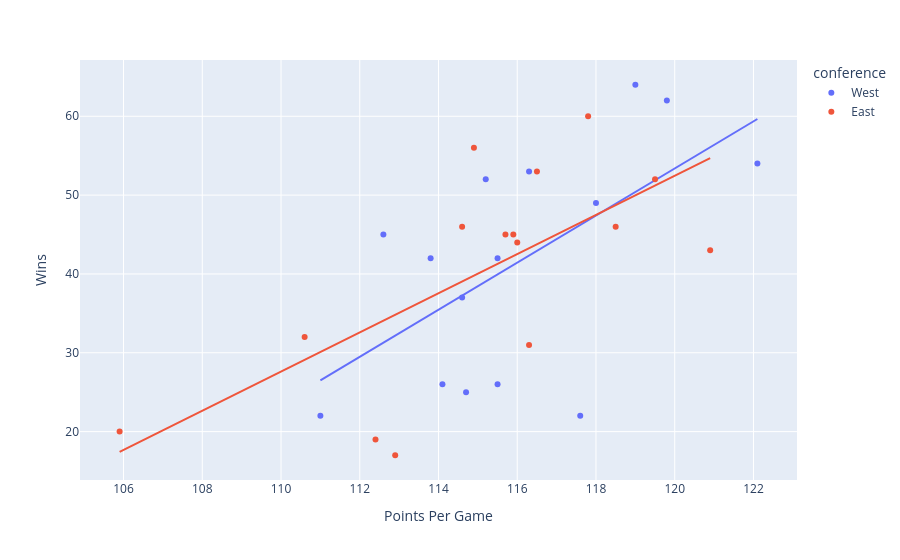

Notebook code for this chart:
### Code cell
fig = px.scatter(df_standings_viz, x = 'pts_per_game', y ='wins',
labels =  {'wins' :'Wins', 'pts_per_game' : 'Points Per Game', 'team' :"Team"}, color = 'conference', hover_data=['team', 'opp_ppg'], trendline='ols')
fig.show()

### Figure 1 — Plotly figure (JSON) as saved in the notebook; plotly's stock layout.template omitted (floating-point values rounded to 4 significant figures)
{"data": [{"customdata": [["Oklahoma City Thunder", 107.9], ["San Antonio Spurs", 111.5], ["Denver Nuggets", 116.9], ["Los Angeles Lakers", 114.6], ["Houston Rockets", 110], ["Minnesota Timberwolves", 114.6], ["Phoenix Suns", 111.1], ["Portland Trail Blazers", 115.8], ["Los Angeles Clippers", 112.6], ["Golden State Warriors", 115.2], ["New Orleans Pelicans", 120], ["Dallas Mavericks", 119.6], ["Memphis Grizzlies", 120.7], ["Sacramento Kings", 121], ["Utah Jazz", 126]], "hovertemplate": "conference=West<br>Points Per Game=%{x}<br>Wins=%{y}<br>Team=%{customdata[0]}<br>opp_ppg=%{customdata[1]}<extra></extra>", "legendgroup": "West", "marker": {"color": "#636efa", "symbol": "circle"}, "mode": "markers", "name": "West", "orientation": "v", "showlegend": true, "type": "scatter", "x": [119.0, 119.8, 122.1, 116.3, 115.2, 118.0, 112.6, 115.5, 113.8, 114.6, 115.5, 114.1, 114.7, 111.0, 117.6], "xaxis": "x", "y": [64, 62, 54, 53, 52, 49, 45, 42, 42, 37, 26, 26, 25, 22, 22], "yaxis": "y"}, {"hovertemplate": "<b>OLS trendline</b><br>wins = 2.98623 * pts_per_game + -304.963<br>R<sup>2</sup>=0.356683<br><br>conference=West<br>Points Per Game=%{x}<br>Wins=%{y} <b>(trend)</b><extra></extra>", "legendgroup": "West", "marker": {"color": "#636efa", "symbol": "circle"}, "mode": "lines", "name": "West", "showlegend": false, "type": "scatter", "x": [111.0, 112.6, 113.8, 114.1, 114.6, 114.7, 115.2, 115.5, 115.5, 116.3, 117.6, 118.0, 119.0, 119.8, 122.1], "xaxis": "x", "y": [26.51, 31.29, 34.87, 35.77, 37.26, 37.56, 39.05, 39.95, 39.95, 42.34, 46.22, 47.41, 50.4, 52.79, 59.66], "yaxis": "y"}, {"customdata": [["Detroit Pistons", 109.6], ["Boston Celtics", 107.2], ["New York Knicks", 110.1], ["Cleveland Cavaliers", 115.4], ["Toronto Raptors", 111.8], ["Atlanta Hawks", 116], ["Philadelphia 76ers", 116.1], ["Orlando Magic", 115.1], ["Charlotte Hornets", 111.2], ["Miami Heat", 118.5], ["Milwaukee Bucks", 116.8], ["Chicago Bulls", 121.5], ["Brooklyn Nets", 115.9], ["Indiana Pacers", 120.4], ["Washington Wizards", 124.9]], "hovertemplate": "conference=East<br>Points Per Game=%{x}<br>Wins=%{y}<br>Team=%{customdata[0]}<br>opp_ppg=%{customdata[1]}<extra></extra>", "legendgroup": "East", "marker": {"color": "#EF553B", "symbol": "circle"}, "mode": "markers", "name": "East", "orientation": "v", "showlegend": true, "type": "scatter", "x": [117.8, 114.9, 116.5, 119.5, 114.6, 118.5, 115.9, 115.7, 116.0, 120.9, 110.6, 116.3, 105.9, 112.4, 112.9], "xaxis": "x", "y": [60, 56, 53, 52, 46, 46, 45, 45, 44, 43, 32, 31, 20, 19, 17], "yaxis": "y"}, {"hovertemplate": "<b>OLS trendline</b><br>wins = 2.48577 * pts_per_game + -245.826<br>R<sup>2</sup>=0.456860<br><br>conference=East<br>Points Per Game=%{x}<br>Wins=%{y} <b>(trend)</b><extra></extra>", "legendgroup": "East", "marker": {"color": "#EF553B", "symbol": "circle"}, "mode": "lines", "name": "East", "showlegend": false, "type": "scatter", "x": [105.9, 110.6, 112.4, 112.9, 114.6, 114.9, 115.7, 115.9, 116.0, 116.3, 116.5, 117.8, 118.5, 119.5, 120.9], "xaxis": "x", "y": [17.42, 29.1, 33.57, 34.82, 39.04, 39.79, 41.78, 42.27, 42.52, 43.27, 43.77, 47.0, 48.74, 51.22, 54.7], "yaxis": "y"}], "layout": {"legend": {"title": {"text": "conference"}, "tracegroupgap": 0}, "margin": {"t": 60}, "xaxis": {"anchor": "y", "domain": [0, 1], "title": {"text": "Points Per Game"}}, "yaxis": {"anchor": "x", "domain": [0, 1], "title": {"text": "Wins"}}}}
